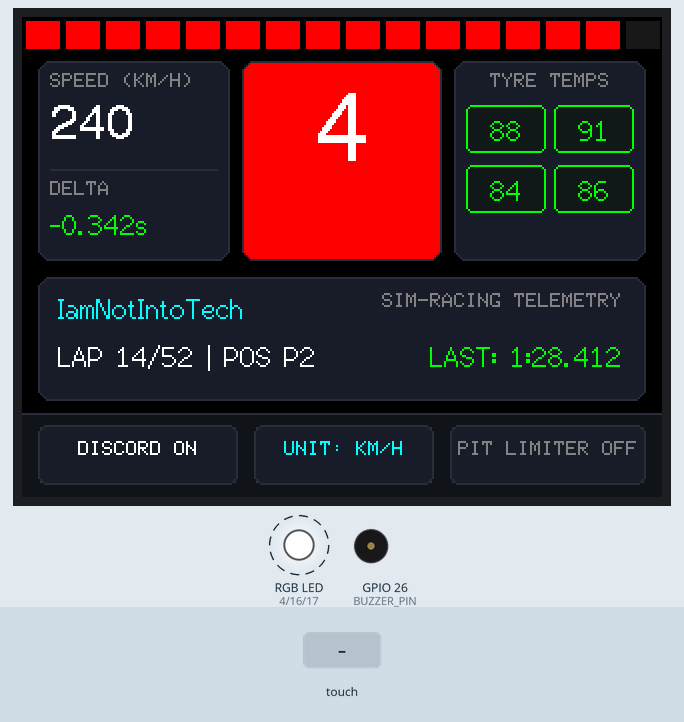
The sketch below on a simulated ESP32. Parts: 320×240 colour display, an RGB LED mixed from three pins (HIGH = lit), buzzer (waves = sounding). Dashed ring = blinking. The inputs (shaded band) are chosen by the test bench. Random numbers use the default seed unless the sketch sets one; pins used as bus, display or sensor lines are not drawn; what the sketch prints to the serial monitor is not drawn.

Above: at 1.5 s.
1.6 s: touch panel pressed at 13 % / 90 % of its raw x / y range
At 2.12 s:
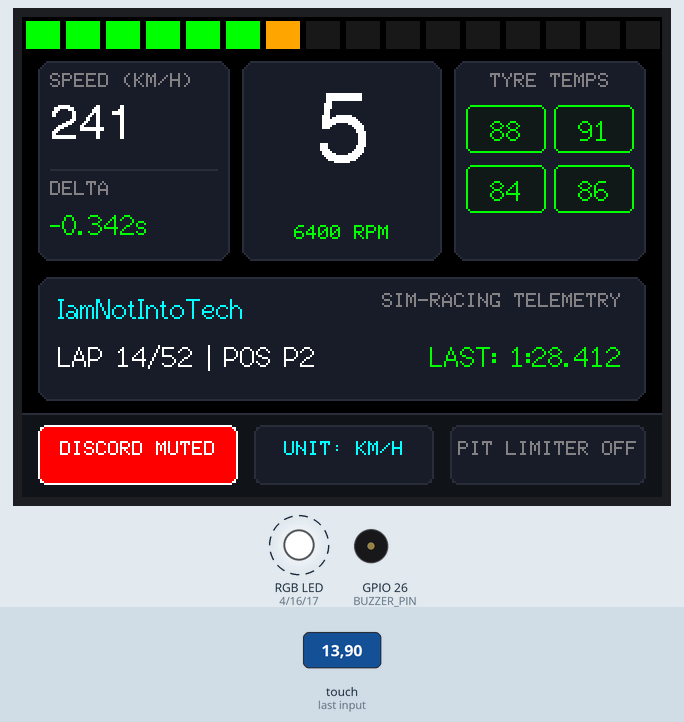
4.1 s: touch panel pressed at 62 % / 90 % of its raw x / y range
At 4.38 s:
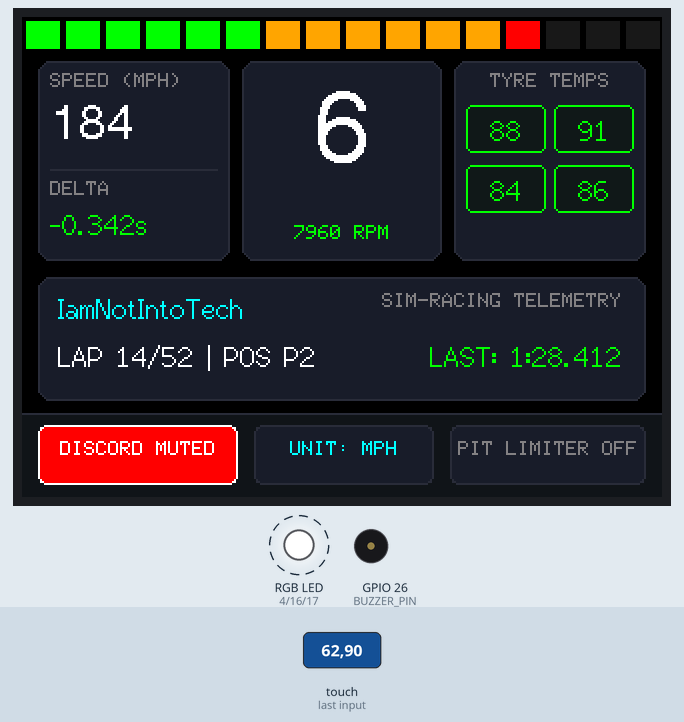
6.6 s: touch panel pressed at 87 % / 90 % of its raw x / y range
At 6.92 s:
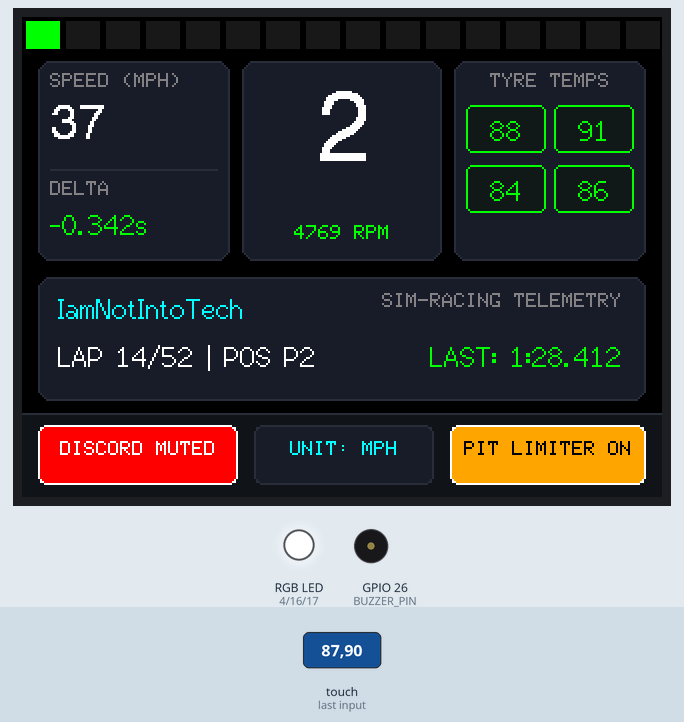
9.2 s: touch panel pressed at 87 % / 90 % of its raw x / y range
At 10.72 s:
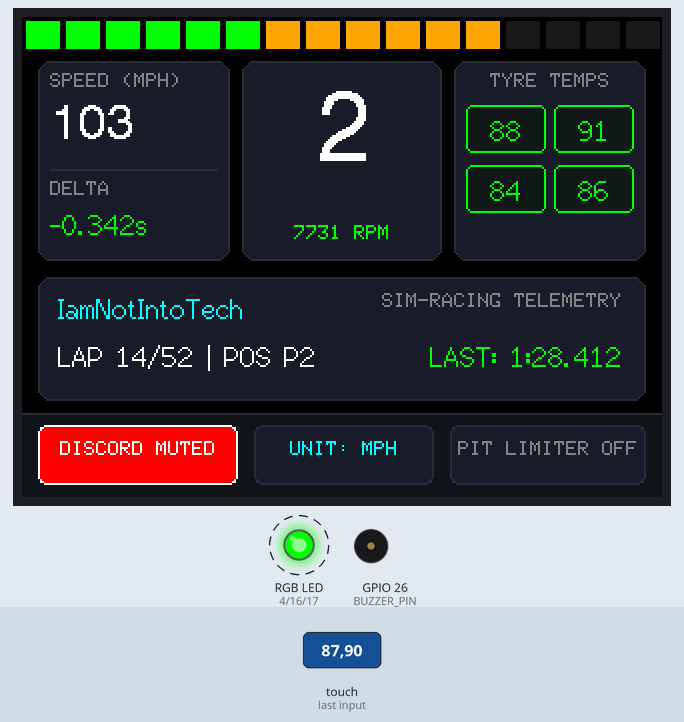
12.2 s: touch panel pressed at 62 % / 90 % of its raw x / y range
At 12.65 s:
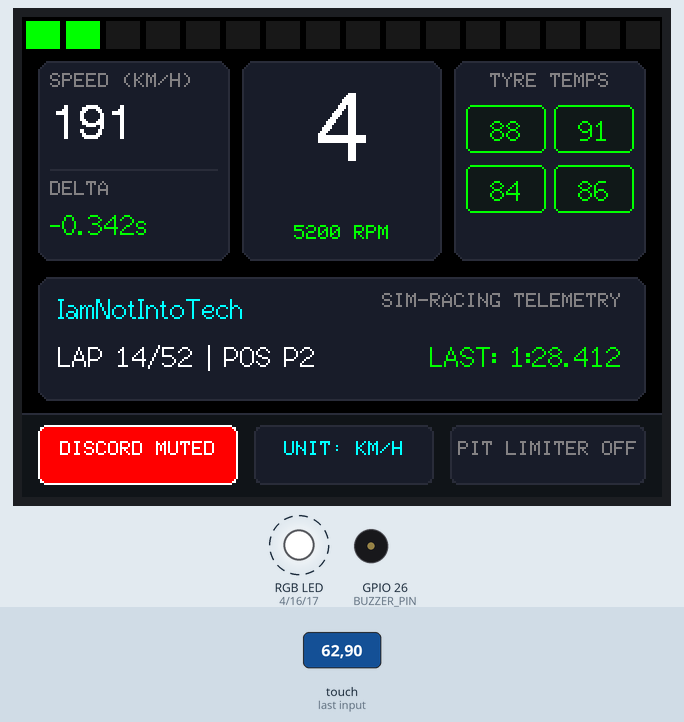
Timing chart, 0 to 16.2 s (numbered marks = the images above; inputs shaded):
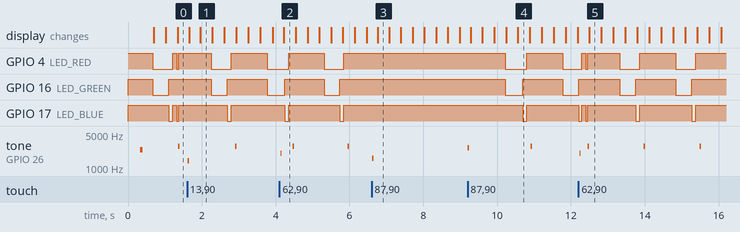

Measured:
- after the input at 9.2 s, GPIO 4 (LED_RED): HIGH → LOW after 1.0 s, → HIGH 0.59 s later, → LOW 0.97 s later; GPIO 16 (LED_GREEN): HIGH → LOW after 1.0 s, → HIGH 0.48 s later, → LOW 1.1 s later
- by itself, GPIO 17 (LED_BLUE): alternates HIGH for 1.4 s and LOW for 0.11 s

The sketch:

38-simracing-telemetry.ino
```cpp
/**
 * 🏎️ Project 38: Sim-Racing Telemetry Dash
 *
 * Hardware: Elecrow CrowPanel 2.8" (ESP32-2432S028R)
 * Channel Branding: IamNotIntoTech (https://youtube.com/@IamNotIntoTech)
 * Author: Tushar Aggarwal (tushar2704)
 *
 * Features:
 * - High-speed digital telemetry dashboard with 16-segment RPM shift light bar.
 * - Giant center gear indicator with dynamic redline flash and acoustic shift beep.
 * - Digital speedometer (KM/H & MPH toggle) with millisecond-precision lap delta.
 * - 4-Wheel tyre temperature thermal matrix (FL, FR, RL, RR).
 * - Interactive touch deck: Discord voice mute macro, speed unit toggle, pit limiter.
 * - Active-low RGB peripheral shift light synchronizing to redline rev limit.
 * - Hardware-calibrated non-inverted resistive touch coordinates.
 */

#include <Arduino.h>
#include <SPI.h>
#include <WiFi.h>
#include <TFT_eSPI.h>
#include <XPT2046_Touchscreen.h>

// Hardware Pin Definitions for Elecrow 2.8" CYD
#define TFT_BL_PIN    21
#define TOUCH_MOSI    32
#define TOUCH_MISO    39
#define TOUCH_CLK     25
#define TOUCH_CS      33
#define TOUCH_IRQ     36

#define LED_RED       4
#define LED_GREEN     16
#define LED_BLUE      17
#define BUZZER_PIN    26

SPIClass touchSPI = SPIClass(VSPI);
XPT2046_Touchscreen ts(TOUCH_CS);
TFT_eSPI tft = TFT_eSPI();

// UI Colors (16-bit 565)
#define COLOR_BG        0x0000 // Deep Black
#define COLOR_PANEL     0x10A3
#define COLOR_CARD      0x18E5
#define COLOR_CARD_BRD  0x2967
#define COLOR_TEXT      0xFFFF
#define COLOR_MUTED     0x8410
#define COLOR_GREEN     0x07E0
#define COLOR_AMBER     0xFD20
#define COLOR_RED       0xF800
#define COLOR_CYAN      0x07FF
#define COLOR_BLUE      0x001F

// Telemetry State
int currentRPM = 6200;
int maxRPM = 8500;
int shiftRPM = 8000;
int currentGear = 4; // -1: R, 0: N, 1..7
float currentSpeed = 184.0; // km/h
float lapDelta = -0.342;    // Negative = faster, Positive = slower
float tyreTemps[4] = { 88.5, 91.2, 84.0, 86.5 }; // FL, FR, RL, RR

bool speedMph = false;
bool discordMuted = false;
bool pitLimiter = false;
bool shiftFlashState = false;

unsigned long lastTick = 0;
unsigned long lastShiftFlash = 0;
unsigned long lastTouchTime = 0;

void playBeep(int freq = 2000, int ms = 30) {
  tone(BUZZER_PIN, freq, ms);
}

void setRGB(bool r, bool g, bool b) {
  digitalWrite(LED_RED, r ? LOW : HIGH);
  digitalWrite(LED_GREEN, g ? LOW : HIGH);
  digitalWrite(LED_BLUE, b ? LOW : HIGH);
}

uint16_t getTyreColor(float temp) {
  if (temp < 75.0) return COLOR_BLUE;       // Cold
  if (temp <= 95.0) return COLOR_GREEN;     // Optimal
  if (temp <= 105.0) return COLOR_AMBER;    // Warm
  return COLOR_RED;                         // Overheating
}

void drawRPMBar() {
  int numSegments = 16;
  int segW = 17;
  int segSpacing = 3;
  int startX = 2;

  int activeCount = map(currentRPM, 4500, maxRPM, 0, numSegments);
  activeCount = constrain(activeCount, 0, numSegments);
  bool isRedline = (currentRPM >= shiftRPM);

  for (int i = 0; i < numSegments; i++) {
    int x = startX + i * (segW + segSpacing);
    uint16_t segColor;

    if (i >= activeCount) {
      segColor = tft.color565(25, 25, 30);
    } else {
      if (isRedline && shiftFlashState) {
        segColor = COLOR_RED;
      } else {
        if (i < 6) segColor = COLOR_GREEN;
        else if (i < 12) segColor = COLOR_AMBER;
        else segColor = COLOR_RED;
      }
    }

    tft.fillRect(x, 2, segW, 14, segColor);
  }

  // Peripheral RGB LED sync
  if (isRedline) {
    setRGB(shiftFlashState, false, shiftFlashState);
  } else if (currentRPM > 7000) {
    setRGB(true, true, false);
  } else {
    setRGB(false, false, false);
  }
}

void drawGearDisplay() {
  uint16_t gearBg = (currentRPM >= shiftRPM && shiftFlashState) ? COLOR_RED : COLOR_CARD;
  tft.fillRoundRect(110, 22, 100, 100, 6, gearBg);
  tft.drawRoundRect(110, 22, 100, 100, 6, COLOR_CARD_BRD);

  tft.setTextColor(COLOR_TEXT, gearBg);
  char gBuf[4];
  if (currentGear == 0) strcpy(gBuf, "N");
  else if (currentGear == -1) strcpy(gBuf, "R");
  else snprintf(gBuf, sizeof(gBuf), "%d", currentGear);
  tft.drawCentreString(gBuf, 160, 36, 6);

  tft.setTextColor((currentRPM >= shiftRPM) ? COLOR_RED : COLOR_GREEN, gearBg);
  char rpmBuf[16];
  snprintf(rpmBuf, sizeof(rpmBuf), "%d RPM", currentRPM);
  tft.drawCentreString(rpmBuf, 160, 104, 1);
}

void drawSpeedAndDelta() {
  tft.fillRoundRect(8, 22, 96, 100, 6, COLOR_CARD);
  tft.drawRoundRect(8, 22, 96, 100, 6, COLOR_CARD_BRD);

  tft.setTextColor(COLOR_MUTED, COLOR_CARD);
  tft.drawString(speedMph ? "SPEED (MPH)" : "SPEED (KM/H)", 14, 28, 1);

  float dispSpeed = speedMph ? (currentSpeed * 0.621371f) : currentSpeed;
  char spdBuf[16];
  snprintf(spdBuf, sizeof(spdBuf), "%.0f", dispSpeed);
  tft.setTextColor(COLOR_TEXT, COLOR_CARD);
  tft.drawString(spdBuf, 14, 42, 4);

  tft.drawFastHLine(14, 76, 84, COLOR_CARD_BRD);
  tft.setTextColor(COLOR_MUTED, COLOR_CARD);
  tft.drawString("DELTA", 14, 82, 1);

  char dBuf[16];
  snprintf(dBuf, sizeof(dBuf), "%s%.3fs", (lapDelta <= 0 ? "" : "+"), lapDelta);
  tft.setTextColor((lapDelta <= 0) ? COLOR_GREEN : COLOR_RED, COLOR_CARD);
  tft.drawString(dBuf, 14, 96, 2);
}

void drawTyreMatrix() {
  tft.fillRoundRect(216, 22, 96, 100, 6, COLOR_CARD);
  tft.drawRoundRect(216, 22, 96, 100, 6, COLOR_CARD_BRD);

  tft.setTextColor(COLOR_MUTED, COLOR_CARD);
  tft.drawCentreString("TYRE TEMPS", 264, 28, 1);

  int pos[4][2] = {
    { 222, 44 }, { 266, 44 },
    { 222, 74 }, { 266, 74 }
  };

  for (int i = 0; i < 4; i++) {
    int tx = pos[i][0];
    int ty = pos[i][1];
    uint16_t tColor = getTyreColor(tyreTemps[i]);

    tft.fillRoundRect(tx, ty, 40, 24, 3, tft.color565(20, 25, 30));
    tft.drawRoundRect(tx, ty, 40, 24, 3, tColor);

    tft.setTextColor(tColor, tft.color565(20, 25, 30));
    char tBuf[8];
    snprintf(tBuf, sizeof(tBuf), "%.0f", tyreTemps[i]);
    tft.drawCentreString(tBuf, tx + 20, ty + 5, 2);
  }
}

void drawTelemetryMidRow() {
  // Center status row between dashboard and toolbar
  tft.fillRoundRect(8, 130, 304, 62, 6, COLOR_CARD);
  tft.drawRoundRect(8, 130, 304, 62, 6, COLOR_CARD_BRD);

  tft.setTextColor(COLOR_CYAN, COLOR_CARD);
  tft.drawString("IamNotIntoTech", 18, 138, 2);

  tft.setTextColor(COLOR_MUTED, COLOR_CARD);
  tft.drawRightString("SIM-RACING TELEMETRY", 300, 138, 1);

  // Status metrics
  char lapBuf[32];
  snprintf(lapBuf, sizeof(lapBuf), "LAP 14/52 | POS P2");
  tft.setTextColor(COLOR_TEXT, COLOR_CARD);
  tft.drawString(lapBuf, 18, 162, 2);

  char timeBuf[32];
  snprintf(timeBuf, sizeof(timeBuf), "LAST: 1:28.412");
  tft.setTextColor(COLOR_GREEN, COLOR_CARD);
  tft.drawRightString(timeBuf, 300, 162, 2);
}

void drawBottomToolbar() {
  tft.fillRect(0, 198, 320, 42, COLOR_PANEL);
  tft.drawFastHLine(0, 198, 320, COLOR_CARD_BRD);

  // Discord Mute Macro (x: 8..110)
  uint16_t muteBg = discordMuted ? COLOR_RED : COLOR_CARD;
  uint16_t muteBrd = discordMuted ? COLOR_TEXT : COLOR_CARD_BRD;
  tft.fillRoundRect(8, 204, 100, 30, 4, muteBg);
  tft.drawRoundRect(8, 204, 100, 30, 4, muteBrd);
  tft.setTextColor(COLOR_TEXT, muteBg);
  tft.drawCentreString(discordMuted ? "DISCORD MUTED" : "DISCORD ON", 58, 212, 1);

  // Speed Unit Toggle (x: 116..205)
  tft.fillRoundRect(116, 204, 90, 30, 4, COLOR_CARD);
  tft.drawRoundRect(116, 204, 90, 30, 4, COLOR_CARD_BRD);
  tft.setTextColor(COLOR_CYAN, COLOR_CARD);
  tft.drawCentreString(speedMph ? "UNIT: MPH" : "UNIT: KM/H", 161, 212, 1);

  // Pit Limiter Toggle (x: 214..312)
  uint16_t pitBg = pitLimiter ? COLOR_AMBER : COLOR_CARD;
  uint16_t pitBrd = pitLimiter ? COLOR_TEXT : COLOR_CARD_BRD;
  tft.fillRoundRect(214, 204, 98, 30, 4, pitBg);
  tft.drawRoundRect(214, 204, 98, 30, 4, pitBrd);
  tft.setTextColor(pitLimiter ? 0x0000 : COLOR_MUTED, pitBg);
  tft.drawCentreString(pitLimiter ? "PIT LIMITER ON" : "PIT LIMITER OFF", 263, 212, 1);
}

void renderAll() {
  drawRPMBar();
  drawGearDisplay();
  drawSpeedAndDelta();
  drawTyreMatrix();
  drawTelemetryMidRow();
  drawBottomToolbar();
}

void setup() {
  Serial.begin(115200);

  pinMode(LED_RED, OUTPUT);
  pinMode(LED_GREEN, OUTPUT);
  pinMode(LED_BLUE, OUTPUT);
  setRGB(false, false, false);

  pinMode(BUZZER_PIN, OUTPUT);
  digitalWrite(BUZZER_PIN, LOW);

  pinMode(TFT_BL_PIN, OUTPUT);
  digitalWrite(TFT_BL_PIN, HIGH);

  tft.init();
  tft.setRotation(1);
  tft.fillScreen(COLOR_BG);

  // Initialize Touch (VSPI)
  touchSPI.begin(TOUCH_CLK, TOUCH_MISO, TOUCH_MOSI, TOUCH_CS);
  ts.begin(touchSPI);
  ts.setRotation(1);

  renderAll();

  playBeep(2400, 60);
  Serial.println(F("[SYSTEM] Sim-Racing Telemetry Dash Ready."));
}

void loop() {
  // Update physics simulation (every 50ms)
  if (millis() - lastTick > 50) {
    lastTick = millis();

    if (!pitLimiter) {
      currentRPM += 120;
      if (currentRPM > maxRPM) {
        currentRPM = 5200;
        currentGear = (currentGear >= 6) ? 1 : currentGear + 1;
        playBeep(2800, 40); // Shift chirp
      }
      currentSpeed = 60.0 + (currentGear * 32.0) + (currentRPM - 5000) * 0.015;
    } else {
      currentRPM = 4800 + random(-80, 80);
      currentSpeed = 60.0;
      currentGear = 2;
    }

    // Shift Flash cadence
    if (currentRPM >= shiftRPM) {
      if (millis() - lastShiftFlash > 80) {
        lastShiftFlash = millis();
        shiftFlashState = !shiftFlashState;
      }
    } else {
      shiftFlashState = false;
    }

    drawRPMBar();
    drawGearDisplay();
    drawSpeedAndDelta();
  }

  // Touch Handling
  if (ts.touched()) {
    TS_Point p = ts.getPoint();
    if (p.z > 50 || ts.touched()) {
      if (millis() - lastTouchTime > 180) {
        lastTouchTime = millis();
        int screenX = map(p.x, 240, 3800, 0, 320);
        int screenY = map(p.y, 240, 3800, 0, 240);
        screenX = constrain(screenX, 0, 319);
        screenY = constrain(screenY, 0, 239);

        // Toolbar buttons (screenY >= 198)
        if (screenY >= 198) {
          // Discord Mute (x: 8..110)
          if (screenX >= 8 && screenX <= 110) {
            discordMuted = !discordMuted;
            playBeep(discordMuted ? 1400 : 2200, 40);
            drawBottomToolbar();
          }
          // Speed Units (x: 116..205)
          else if (screenX >= 116 && screenX <= 205) {
            speedMph = !speedMph;
            playBeep(2000, 30);
            drawBottomToolbar();
            drawSpeedAndDelta();
          }
          // Pit Limiter (x: 214..312)
          else if (screenX >= 214 && screenX <= 312) {
            pitLimiter = !pitLimiter;
            playBeep(pitLimiter ? 1600 : 2600, 40);
            drawBottomToolbar();
          }
        }
      }
    }
  }

  delay(10);
}
```
